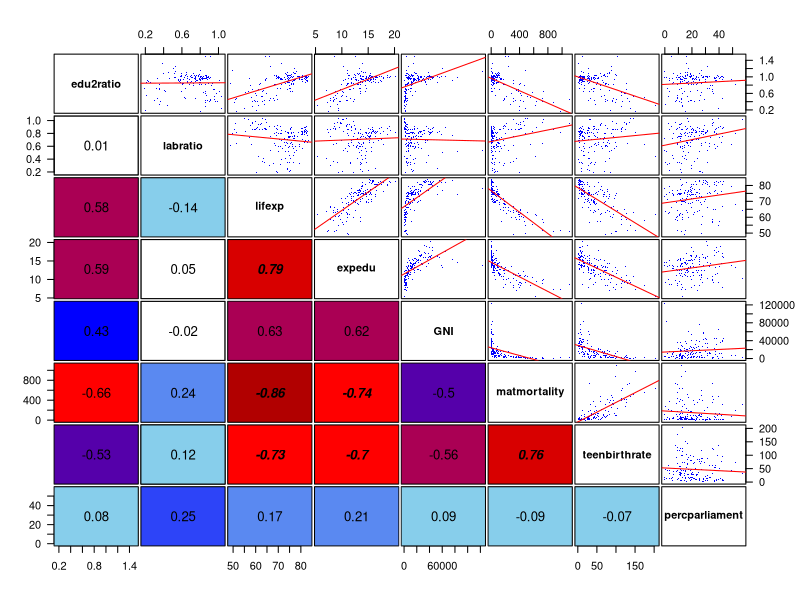
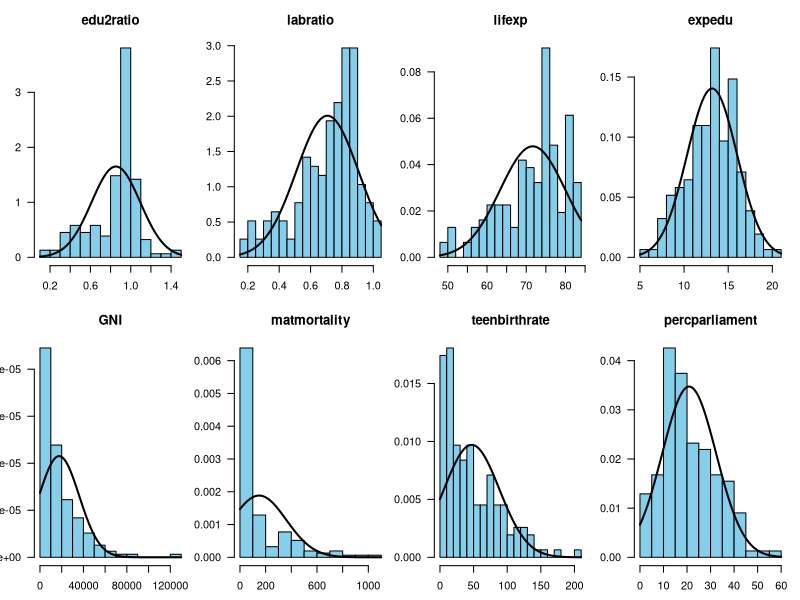
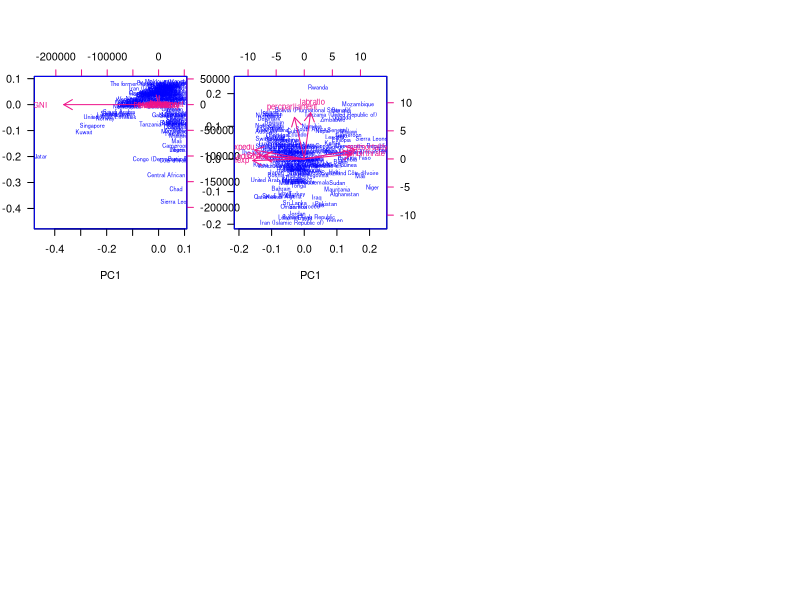
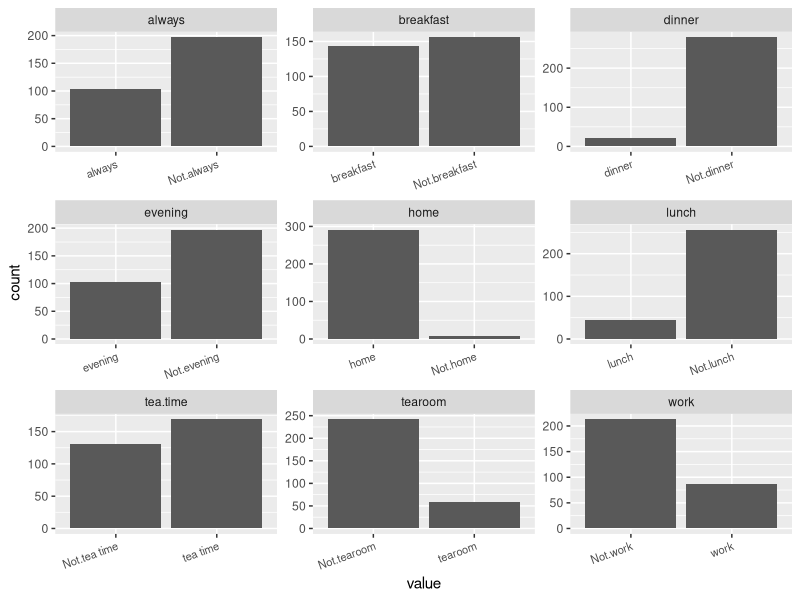
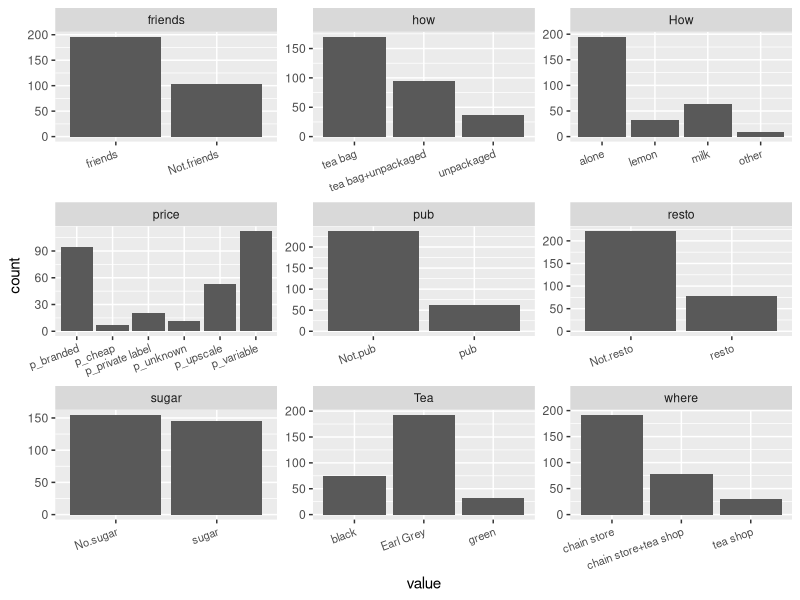
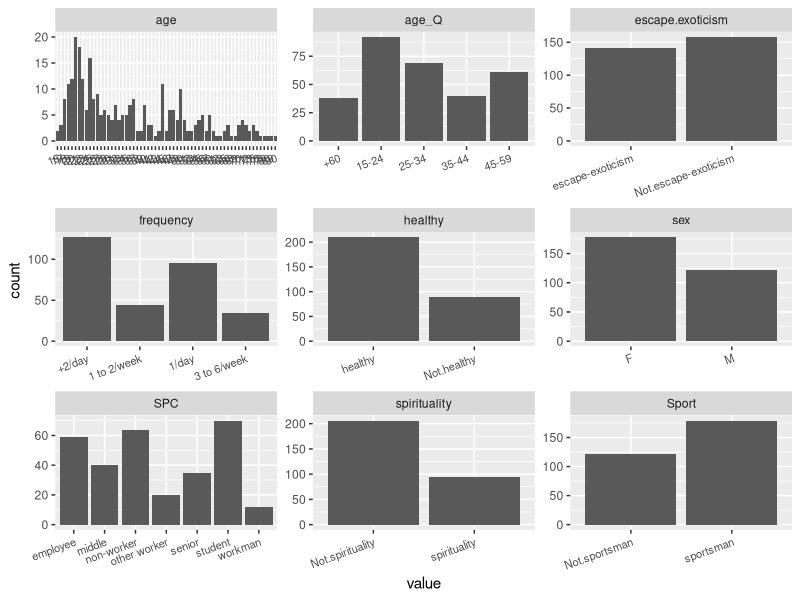
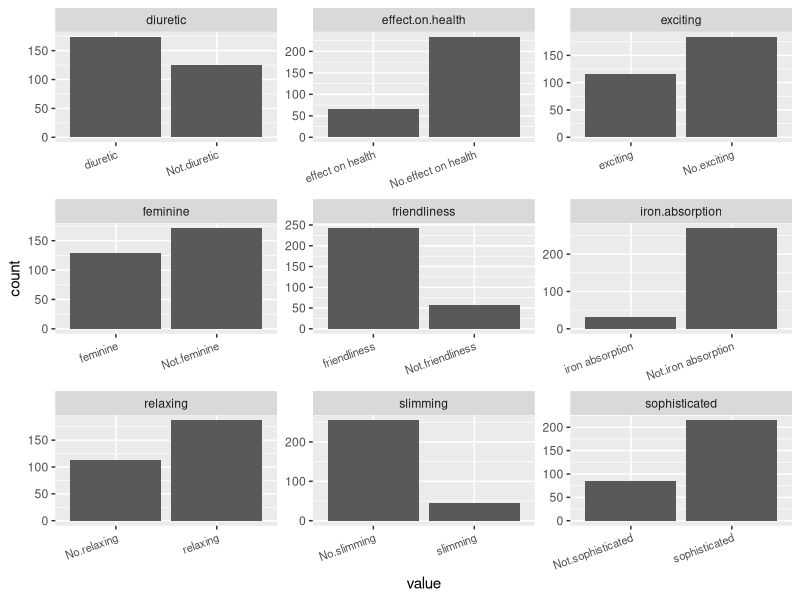
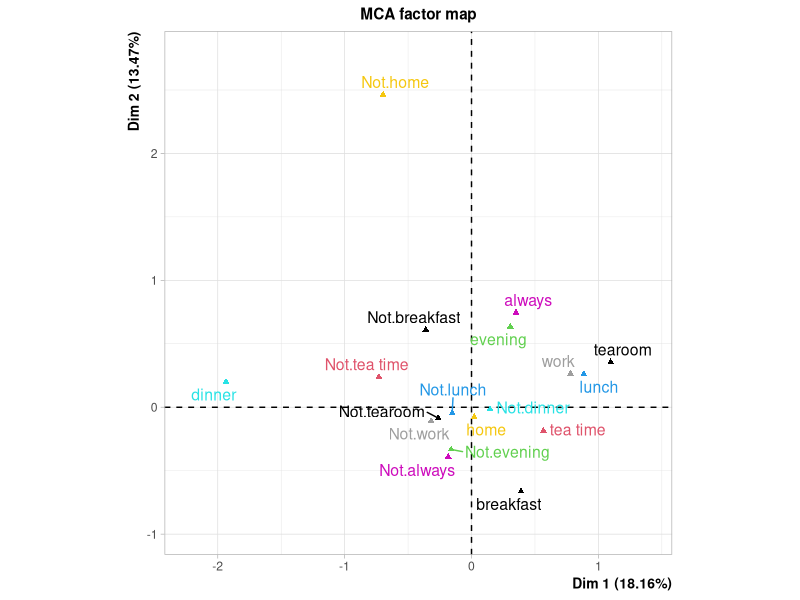

The R script that drew these images, in order:
## ---- chunk 1
human <- read.csv("data/human.csv", row.names=1)
## ---- chunk 2
# Create the summary plot
par(las=1)
pairs(human, gap=0.2, font.labels=2, cex.labels=1, upper.panel=function(x, y) {
  points(x, y, col="blue", pch=".", cex=1.5)
  abline(lm(y ~ x), col="red")
  },
  lower.panel=function(x, y) {
    old_par <- par(no.readonly=TRUE)
    on.exit(old_par)
    par(usr=c(0, 1, 0, 1))
    ncol <- 10
    colpal <- colorRampPalette(c("skyblue", "blue", "red", "red4"))(ncol)
    corcol <- abs(round(ncol*cor(x, y)))
    do.call(rect, c(col=colpal[corcol], list(0, 0, 1, 1)))
    text(x=0.5, y=0.5, labels=round(cor(x, y), 2), font=ifelse(abs(cor(x, y)) > 0.7, 4, 1),
         cex=1.2)
  })
## ---- chunk 3
par(mfrow=c(2, 4), mar=c(2.6, 2.6, 3, 1)) # Set graphical parameters
for(i1 in 1:ncol(human)) { # Go through the variables
  dat <- human[,i1]
  tmp <- hist(dat, col="skyblue", breaks=15, freq=FALSE,
              main=colnames(human[i1]))
  x <- seq(from=min(tmp$breaks), to=max(tmp$breaks), length.out=200) 
  lines(x=x, y=dnorm(x, mean=mean(dat), sd=sd(dat)), lwd=2)
}
## ---- chunk 4
pca1 <- prcomp(human)
summary(pca1)
## ---- chunk 5
biplot(pca1, cex=c(0.5, 0.7), col = c("blue", "deeppink2"), las=1)
## ---- chunk 6
pca2 <- prcomp(scale(human))
biplot(pca2, cex=c(0.5, 0.7), col = c("blue", "deeppink2"), las=1)
## ---- chunk 7
round(pca2$rotation[,1:2], 3)
## ---- chunk 8
summary(pca2)
## ---- chunk 9
data("tea", package="FactoMineR") # Load the data
## ---- chunk 10
str(tea)
## ---- chunk 11
# Load the required packages
library(dplyr)
library(ggplot2)
library(GGally)
library(tidyr)

n_parts <- 4 # To how many parts the data is divided
ends <- round(ncol(tea)/n_parts)*(1:n_parts) # End indeces
ends[n_parts] <- max(c(ncol(tea), ends[n_parts])) 
starts <- c(0, ends[1:(n_parts - 1)]) + 1 # Start indeces
teas <- lapply(1:n_parts, function(i1) tea[,starts[i1]:ends[i1]])
lapply(teas, function(dat) gather(dat) %>% ggplot(aes(value)) + facet_wrap("key", scales = "free")
       + geom_bar() + theme(axis.text.x = element_text(angle = 20, hjust = 1, size = 8)))
## ---- chunk 12
summary(tea$age)
## ---- chunk 13
colnames(teas[[1]]) # The selected variables
mca <- FactoMineR::MCA(teas[[1]], graph=FALSE)
summary(mca)
## ---- chunk 14
plot(mca, invisible=c("ind"), habillage = "quali")
